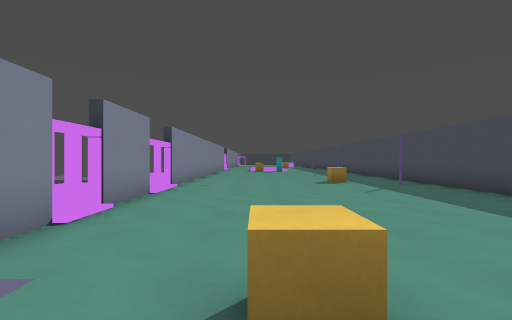
view 1 (above)

21 first-person views from a walk through a Godot game level. The camera is 1.5 m above the floor, looks level and sees 90° across. The floor is counted in squares, 2 m on a side. Each view is taken from the middle of a square. On the plan, view 1 faces up. The plan holds only what a view shows up to about 9 squares ahead; the rest is blank. The place goes on beyond the plan.

view 2
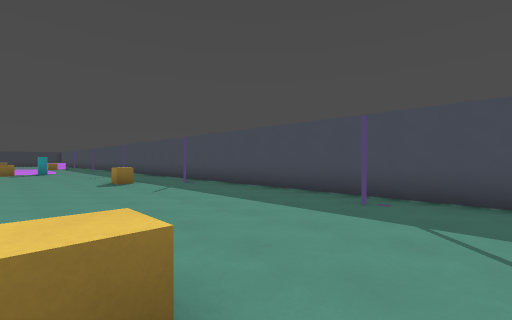

view 3
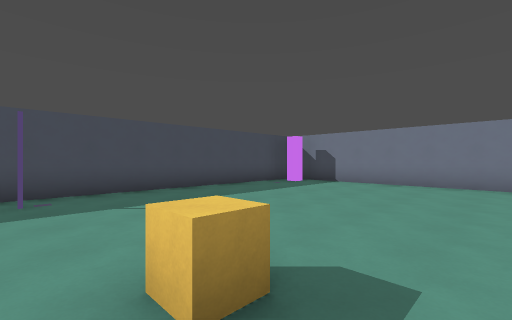

view 4
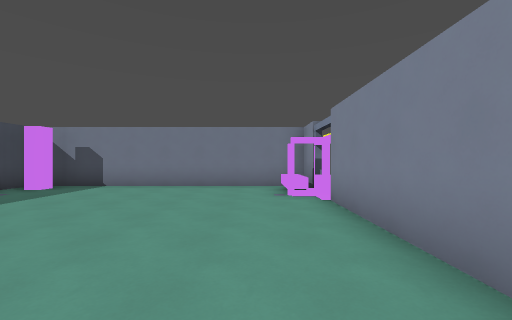

view 5
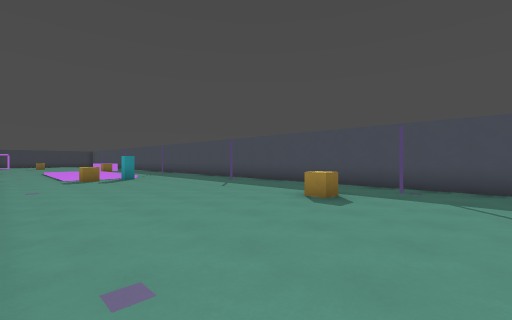

view 6
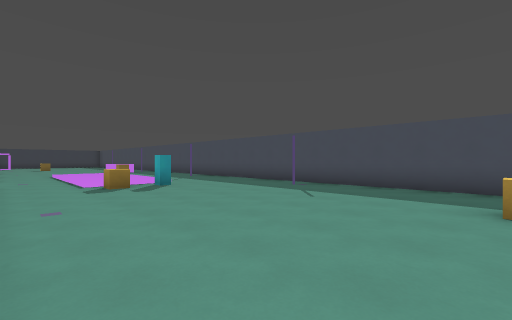

view 7
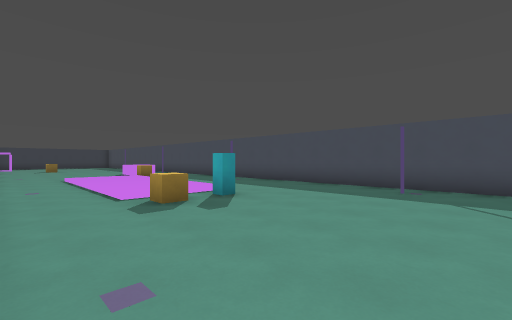

view 8
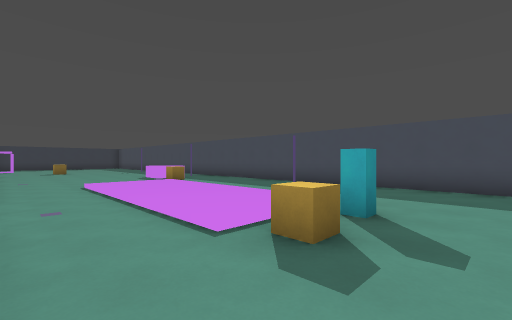

view 9
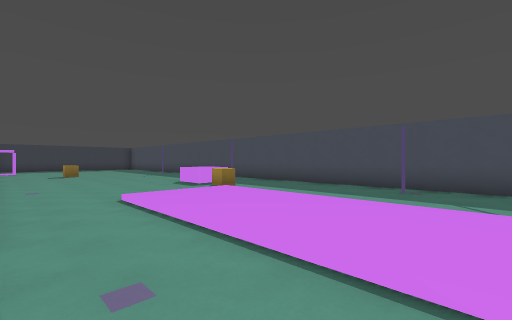

view 10
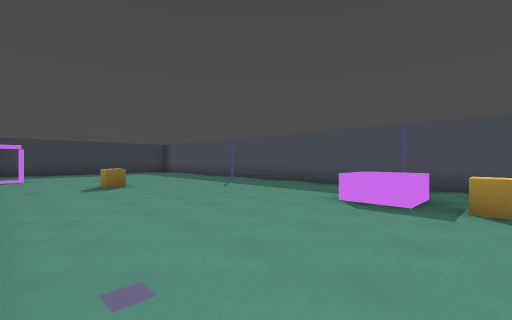

view 11
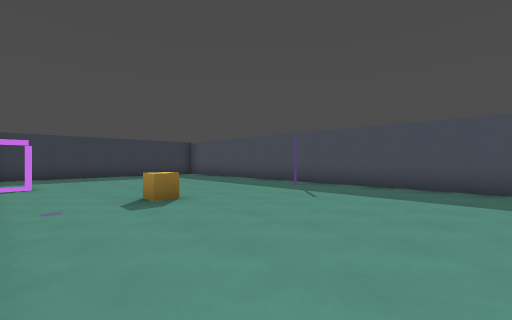

view 12
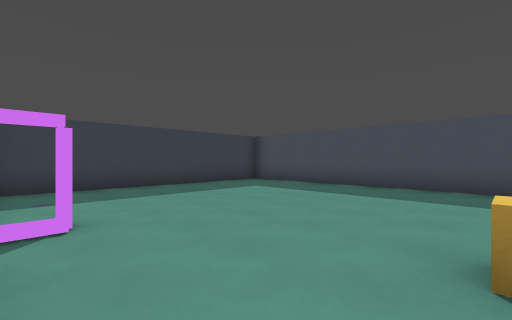

view 13
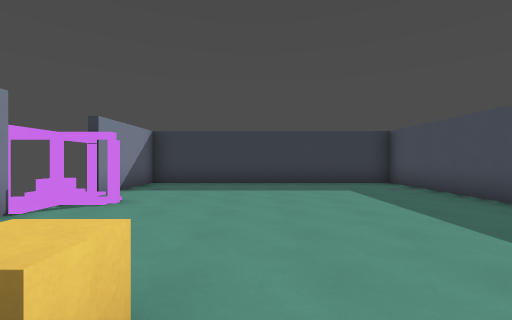

view 14
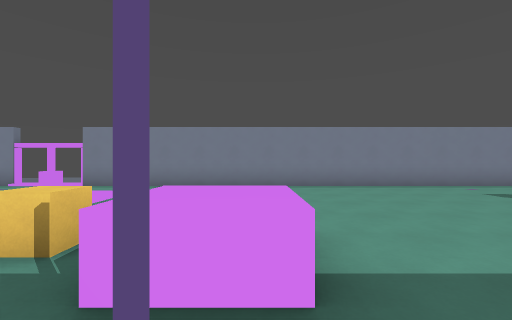

view 15
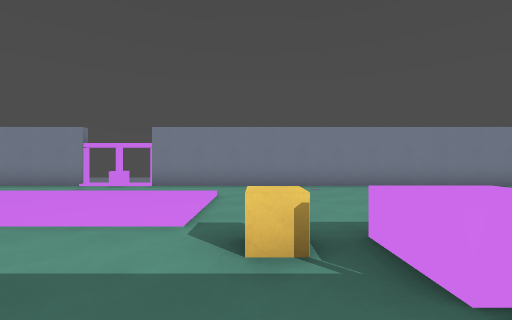

view 16
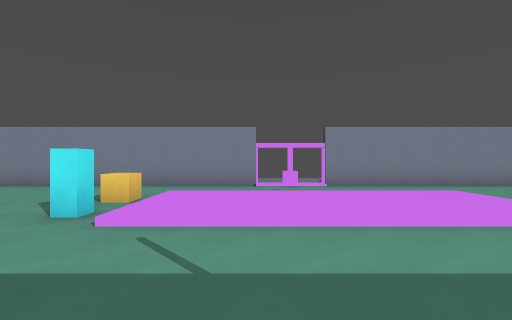

view 17
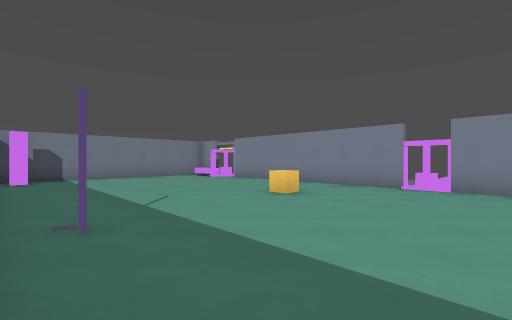

view 18
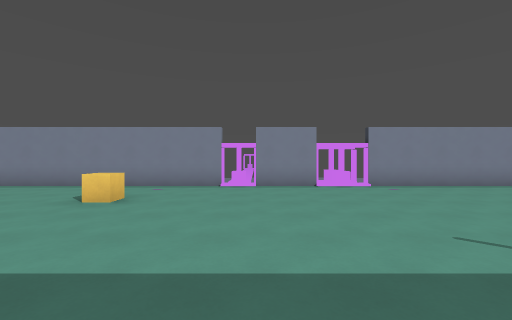

view 19
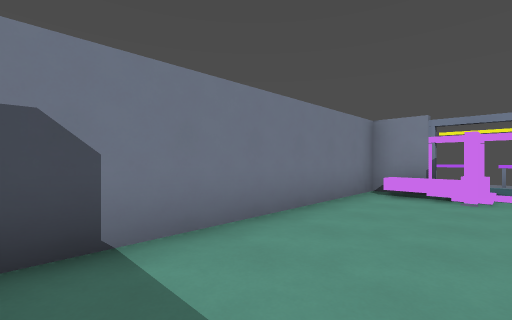

view 20
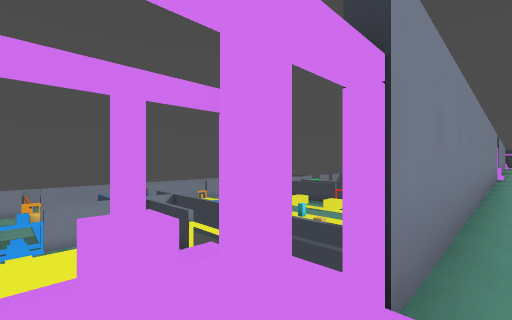

view 21
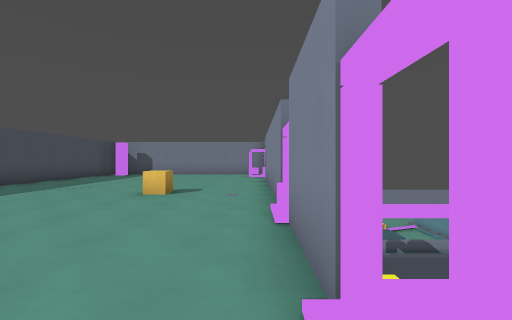

### Floor plan
Key: @ floor where view 1 was taken; # wall or solid block; x gap in a wall; . main floor; : floor 0.25 m higher than the main floor; / step, stairs or slope; = window, fence, low wall or low ledge; ^ raised ledge; v drop or lower ground; F frame; O other object.
Columns run from 5 left of view 1 to 6 right of it. Each row starts with its distance up from view 1.
 40    #########
 39   #........#
 38   #........#
 37   #........#
 36   v........#
 35   v.#......#
 34   #........#
 33   #........#
 32   #..^...#.#
 31   #........#
 30   #........#
 29   #........#
 28   #........#
 27   #........#
 26   #.....^=.#
 25   #.....^..#
 24   #.....^..#
 23   #..///...#
 22   #..::/...#
 21   x..::/...#
 20   x..::/.#.#
 19   x..::/...#
 18   #..::/...#
 17   #..///...#
 16   #../#....#
 15   #........#
 14   #......#.#
 13   #........#
 12   #........#
 11   #........#
 10   #........#
  9   #.....^..#
  8   #......#.#
  7  vx........#
  6  vx........#
  5   #........#
  4 vvx........#
  3 vvx........#
  2 vv#......#.#
  1 v #..^.....#
  0   #..@.....#
 -1   #........#
 -2   #........#
 -3   #........#
 -4 O.F........#
 -5 O FF.......
 -6    ^......#
 -7    ########

Positions as (right, up) in squares from view 1, and headings:
1: (0, 0), facing up
2: (0, 0), facing up-right
3: (-1, 2), facing down-right
4: (-1, 1), facing down
5: (-2, 6), facing up-right
6: (-2, 9), facing up-right
7: (-2, 12), facing up-right
8: (-2, 15), facing up-right
9: (-2, 18), facing up-right
10: (-2, 24), facing up-right
11: (-2, 27), facing up-right
12: (-2, 32), facing up-right
13: (1, 31), facing up
14: (5, 26), facing left
15: (5, 24), facing left
16: (5, 19), facing left
17: (5, 5), facing down-left
18: (5, 4), facing left
19: (4, -4), facing down-left
20: (-2, 6), facing up-left
21: (-2, 7), facing down
